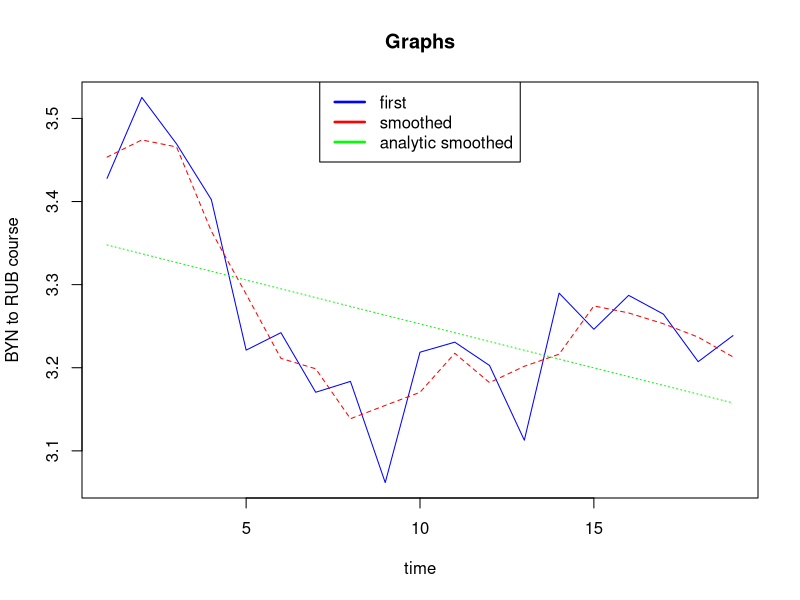

Here is the R script that generated this plot:

f<-read.table("data.txt")

mediumlevel<-mean(f[,1])
mediumlevel
result<-numeric()
for(i in 1:length(f[,1])) {
  if(f[i,1]>mediumlevel) result<-c(result, 1)
  if(f[i,1]<mediumlevel) result<-c(result, 0)
}
y<-f[,1]
result
numberofseries<-1
var<-result[1]
for(i in 2:length(result)) {
  if(result[i]!=var) {
    numberofseries<-numberofseries+1
    var<-result[i]
  }
}

numberofseries
leftpart<-as.integer((length(result)+1)/2-2*sqrt(length(result)-1)/2)
leftpart
rightpart<-as.integer((length(result)+1)/2+2*sqrt(length(result)-1)/2)
rightpart
if(leftpart<=numberofseries & numberofseries<=rightpart) {
  answer<-"There is a trend"
} else {
  answer<-"There is no trend"
}
answer

#?????????????????????? 3-?????????????????? ????????????????????
smoothed<-numeric()
smoothed<-c(smoothed, (5*y[1]+2*y[2]-y[3])/6)
for(i in 2:(length(f[,1])-1)) {
  smoothed<-c(smoothed, (y[i-1]+y[i]+y[i+1])/3)
}
smoothed<-c(smoothed, (5*y[length(f[,1])-1]+2*y[length(f[,1])-2]-y[length(f[,1])-3])/6)
smoothed

#?????????????????????? ???????? ????????????????
t<-numeric()
var<-((-1)*as.integer(length(y)/2))
as.integer(length(y)/2)
for(i in 1:length(y)) {
  t<-c(t, var)
  var<-var+1
}
f[,2]<-t
f[,3]<-t*t
f[,4]<-f[,1]*f[,2]
colnames(f)<-c("Course", "t", "t^2", "y*t")
f

a0<-sum(f[,1]/length(f[,1]))
a1<-sum(f[,4])/sum(f[,3])
equation<-paste("y(t)=", a0, "+", a1, "*t")
equation


analyticsmoothed<-numeric()
for(i in 1:length(f[,1])) {
  analyticsmoothed<-c(analyticsmoothed, a0+a1*(i-as.integer(length(y)/2)))
}
ynext<-a0+a1*(max(t)+1)
ynext
fun1<-function(x) f[,1]
fun2<-function(x) smoothed
fun3<-function(x) analyticsmoothed
matplot(cbind(fun1(x),fun2(x), fun3(x)),type="l",col=c("blue","red", "green"), xlab="time", ylab="BYN to RUB course", main="Graphs")
legend(x="top", legend=c("first", "smoothed", "analytic smoothed"), lty=c(1,1,1), lwd=c(2.5,2.5,2.5), col=c("blue", "red", "green"))